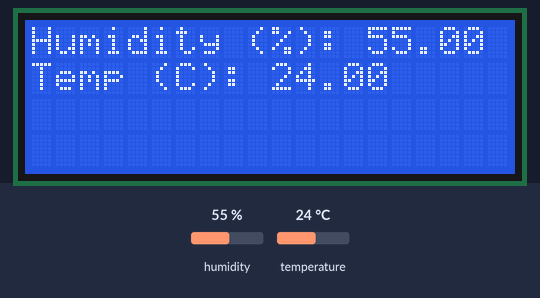
The sketch below on a simulated Arduino Uno, built with avr-gcc and run on an emulated ATmega328P. On the bench: 20×4 character LCD. The test bench sets the inputs (shaded band); at power-on: humidity 55 %, temperature 24 °C.

Above: at 1.2 s.
1.3 s: humidity set to 22 %
At 4.0 s:
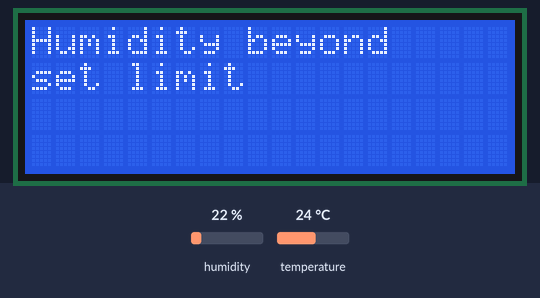
6.8 s: temperature set to 12 °C
At 10.3 s:
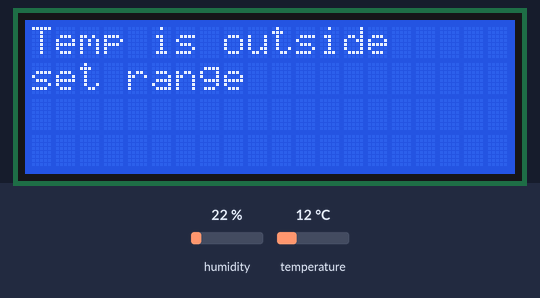
13.0 s: humidity set to 40 %
At 15.1 s:
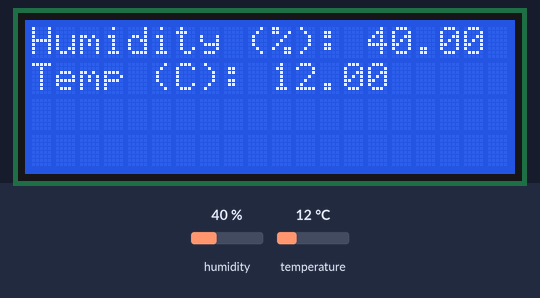
16.2 s: temperature set to 19 °C
Timing chart, 0 to 19.2 s (numbered marks = the images above; inputs shaded):
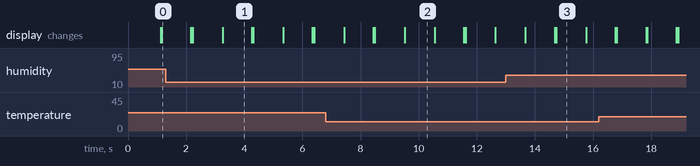

The sketch:

Automation_in_The_Garden_Ex2.ino
```cpp
#include <DHT.h> // Adds additional commands related to the DHT(Temperature and humidity) sensors
#include <LiquidCrystal_I2C.h> // This gives us access to additional commands
#define DHTPIN 5 // This sets “DHTPIN” to “5” so instead of writing 5 we wright DHTPIN and if we decide to change pins we only have to adjust it here
#define DHTTYPE DHT11 // Tells our code what kind of DHT sensor we are using

DHT dht(DHTPIN, DHTTYPE); // sets DHT as a variable representing what comes after it
LiquidCrystal_I2C lcd_1(0x27, 20, 4);  // Starts up the additional commands and tells it where we plugged in the LCD

void setup() {  //  This section will run once
  lcd_1.init();  // Starts the LCD
  lcd_1.backlight(); // Turns on backlght for LCD
  dht.begin(); // Starts the DHT sensor
}

void loop()
{
   float Humidity = dht.readHumidity(); // Reads the humidity value from the sensor
   float Temperature = dht.readTemperature(); // Reads the temperature value from the sensor

   lcd_1.clear();  // resets the cursor to the top left corner and clears the display
   lcd_1.print("Humidity (%): "); // Prints what is inside the “ ” on the lcd
   lcd_1.print(Humidity); // Prints the humidity detected onto the LCD

   lcd_1.setCursor(0, 1);  // Moves cursor to the first column and second row
   lcd_1.print("Temp (C): "); // Prints what is inside the “ ” on the lcd
   lcd_1.print(Temperature); // Prints the temperature detected onto the LCD
   delay(1000); // waits for 1 second

   lcd_1.clear();  // resets the cursor to the top left corner and clears the display
   if (15.0 > (Temperature) || (Temperature) > 24.0){// sets range for temperature before giving an alert
     lcd_1.clear();
     lcd_1.print("Temp is outside");
     lcd_1.setCursor(0, 1);
     lcd_1.print("set range");
     delay(1000);
     lcd_1.clear();
   }
   if (40.0 > (Humidity) || (Humidity) > 80.0){ // sets range for Humidity before giving an alert
     lcd_1.clear();
     lcd_1.print("Humidity beyond");
     lcd_1.setCursor(0, 1);
     lcd_1.print("set limit");
     delay(1000);
     lcd_1.clear();
   }
}
```

Measured:
- after the input at 1.3 s, the display: first differs from a run without the input after 0.92 s (image 1 shows a later state)
- what the display in image 1 shows lasts 1.0 s, from 3.3 s to 4.3 s
